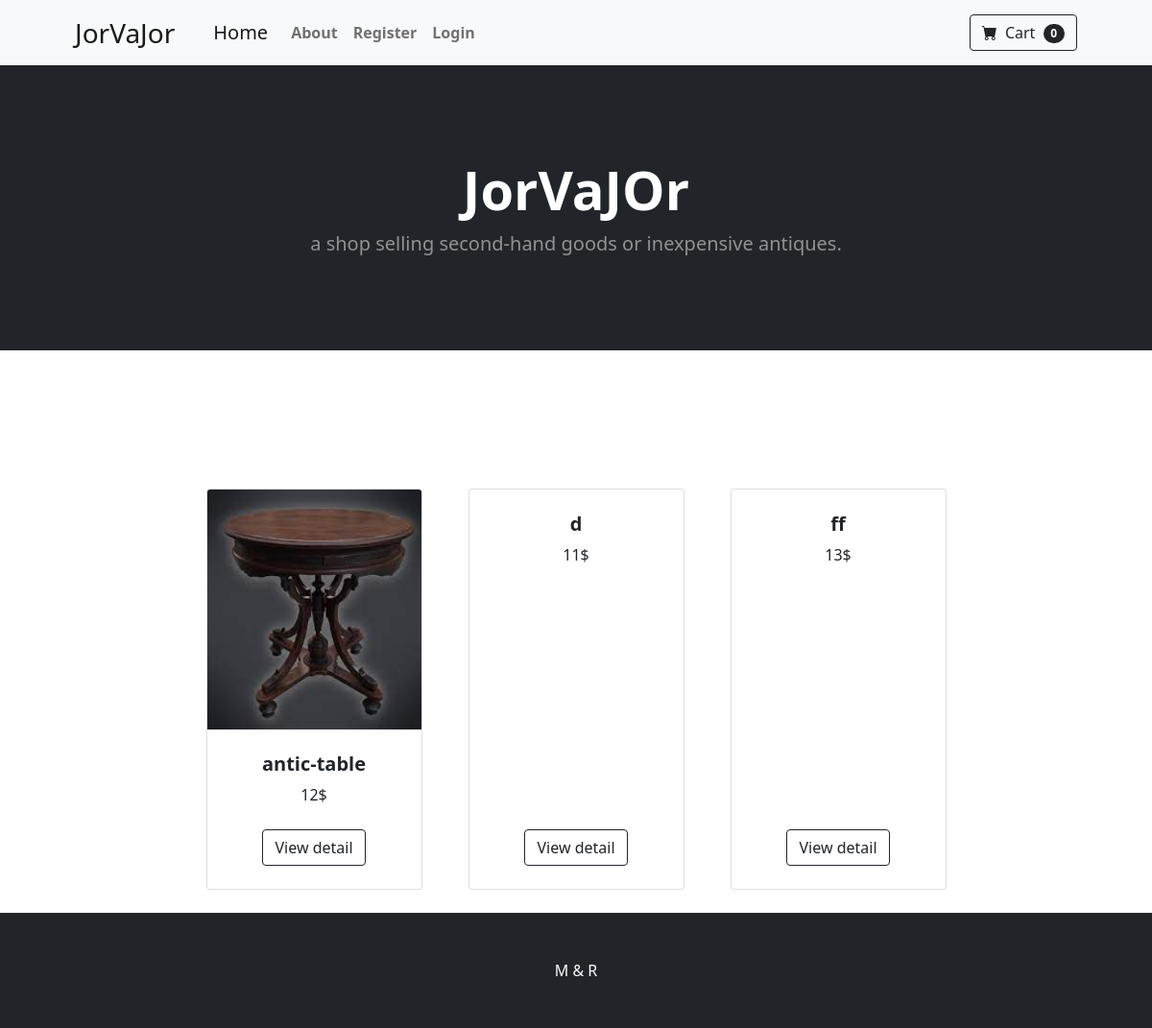
The app's page /, older data.
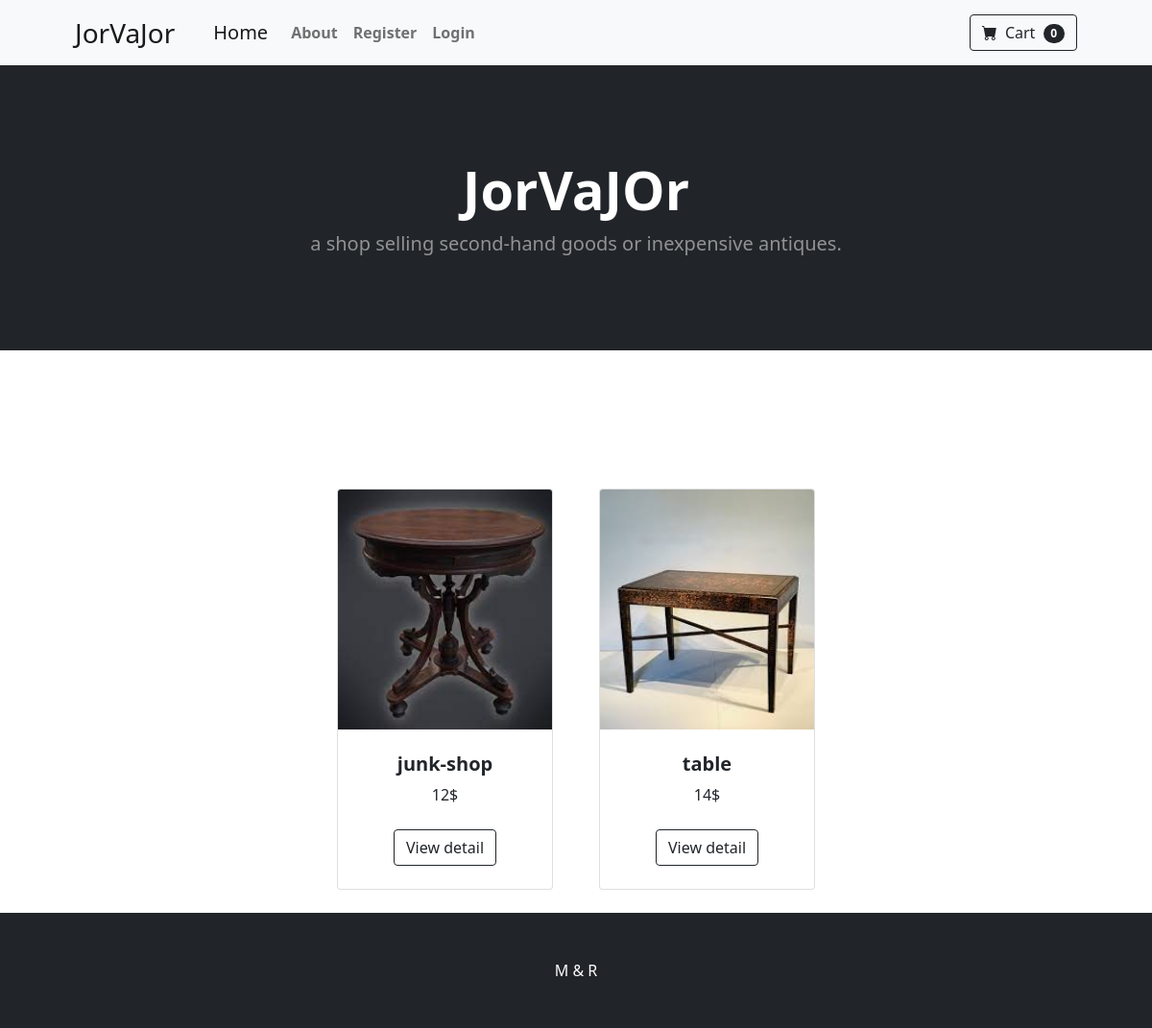
The same page, newer data.
### home/models.py (models this page shows, shortened)
class Product(models.Model):
    user = models.ForeignKey(User, related_name='products', on_delete=models.CASCADE)
    category = models.ManyToManyField(Category, related_name='products')
    name = models.CharField(max_length=200)
    slug = models.SlugField(max_length=200, unique=True)
    image = models.ImageField(blank=True, null=True, upload_to='image/')
    description = RichTextField()
    price = models.IntegerField()
    available = models.BooleanField(default=True)
    created_time = models.DateTimeField(auto_now_add=True)
    updated_time = models.DateTimeField(auto_now=True)
    class Meta:
        ordering = ('name',)

### home/views.py (the view)
# urls.py: path('', HomeView.as_view(), name='home'),
class HomeView(View):
    def get(self, request):
        try:
            products = Product.objects.all()
        except Product.DoesNotExist:
            raise 'error occurred'
        return render(request, 'home/home.html', {'products': products})

### home/templates/home/home.html
{% extends 'index.html' %}
 {% block extra-headers %}
      <header class="bg-dark py-5">
            <div class="container px-4 px-lg-5 my-5">
                <div class="text-center text-white">
                    <h1 class="display-4 fw-bolder ">JorVaJOr</h1>
                    <p class="lead fw-normal text-white-50 mb-0">a shop selling second-hand goods or inexpensive antiques.</p>
                </div>
            </div>
        </header>
        {% endblock %}
{% block content %}
  <section class="py-5">
            <div class="container px-4 px-lg-5 mt-5">
                <div class="row gx-4 gx-lg-5 row-cols-2 row-cols-md-3 row-cols-xl-4 justify-content-center">
                    {% for product in products %}
                    <div class="col mb-5">
                        <div class="card h-100">
                            {% if product.image %}
                            <img class="card-img-top" src="{{ product.image.url }}" alt="..." height="250" />
                            {%endif %}
                            <div class="card-body p-4">
                                <div class="text-center">
                                    <h5 class="fw-bolder">{{ product.name }}</h5>
                                   {{ product.price }}$
                                </div>
                            </div>
                            <div class="card-footer p-4 pt-0 border-top-0 bg-transparent">
                                <div class="text-center"><a class="btn btn-outline-dark mt-auto" href="{% url 'homa:post_detail' product.pk %}">View detail</a></div>
                            </div>
                        </div>
                    </div>
                    {% endfor %}
                </div>
            </div>
  </section>
{% endblock %}

### templates/index.html (shortened to what this page needs)
{% load static %}
<!DOCTYPE html>
<html lang="en">
<head>
    <link href="https://cdn.jsdelivr.net/npm/bootstrap@5.2.0-beta1/dist/css/bootstrap.min.css" rel="stylesheet"
>
    <link href="https://cdn.jsdelivr.net/npm/bootstrap-icons@1.5.0/font/bootstrap-icons.css" rel="stylesheet"/>
    <link href="https://cdn.jsdelivr.net/npm/bootstrap@5.0.0/dist/css/bootstrap.min.css" rel="stylesheet">
</head>
<body>
<nav class="navbar navbar-expand-lg navbar-light bg-light">
    <div class="container px-4 px-lg-5">
        <a class="navbar-brand  fs-3" href="{% url 'home:home' %}">JorVaJor</a>
        <div class="collapse navbar-collapse" id="navbarSupportedContent">
            <ul class="navbar-nav me-auto mb-2 mb-lg-0 ms-lg-4">
                <a class="navbar-brand" href="{% url 'home:home' %}">Home</a>
                <a class="nav-link fw-bold" href="{% url 'home:about' %}">About</a>
                {% if request.user.is_authenticated %}
                    <button class="navbar-toggler" type="button" data-bs-toggle="collapse"
                            data-bs-target="#navbarNavDarkDropdown" aria-controls="navbarNavDarkDropdown"
                            aria-expanded="false" aria-label="Toggle navigation">
                        <span class="navbar-toggler-icon"></span>
                    </button>
                    <div class="collapse navbar-collapse" id="navbarNavDarkDropdown">
                        <ul class="navbar-nav">
                            <li class="nav-item dropdown">
                                <a class="nav-link dropdown-toggle fw-bold"
                                   href="" role="button"
                                   data-bs-toggle="dropdown"
                                   aria-expanded="false">
                                    Profile
                                </a>
                                <ul class="dropdown-menu dropdown-menu-dark">
                                    <li><a class="dropdown-item" href="{% url 'home:my_post' request.user.pk %}">my posts</a></li>
                                    <li><a class="dropdown-item" href="{% url 'home:post_create' %}">create post</a></li>
                                    <li><a class="dropdown-item" href="{% url 'accounts:edit_profile'%}">edit profile</a></li>
                                </ul>
                            </li>
                        </ul>
                    </div>
                {% else %}
                    <a class="nav-link fw-bold "
                       href="{% url 'accounts:user_register' %}">Register</a>
                    <a class="nav-link fw-bold" href="{% url 'accounts:user_login' %}">Login</a>
                {% endif %}
            </ul>
            <form class="d-flex">
                <button class="btn btn-outline-dark" type="submit">
                    <i class="bi-cart-fill me-1"></i>
                    Cart
                    <span class="badge bg-dark text-white ms-1 rounded-pill">0</span>
                </button>
            </form>
        </div>
    </div>
</nav>
{% block extra-headers %}
{% endblock %}
<section class="py-5">
    {% block content %}
    {% endblock %}
</section>
<footer class="py-5 bg-dark fixed-bottom">
    <div class="container"><p class="m-0  text-center text-white">M & R</p></div>
</footer>
</body>
</html>

Row changes from the older to the newer data that the page shows:
removed Product: image (picture), name "antic-table", price "12"
removed Product: name "d", price "11"
removed Product: name "ff", price "13"
added Product: image (picture), name "junk-shop", price "12"
added Product: image (picture), name "table", price "14"
